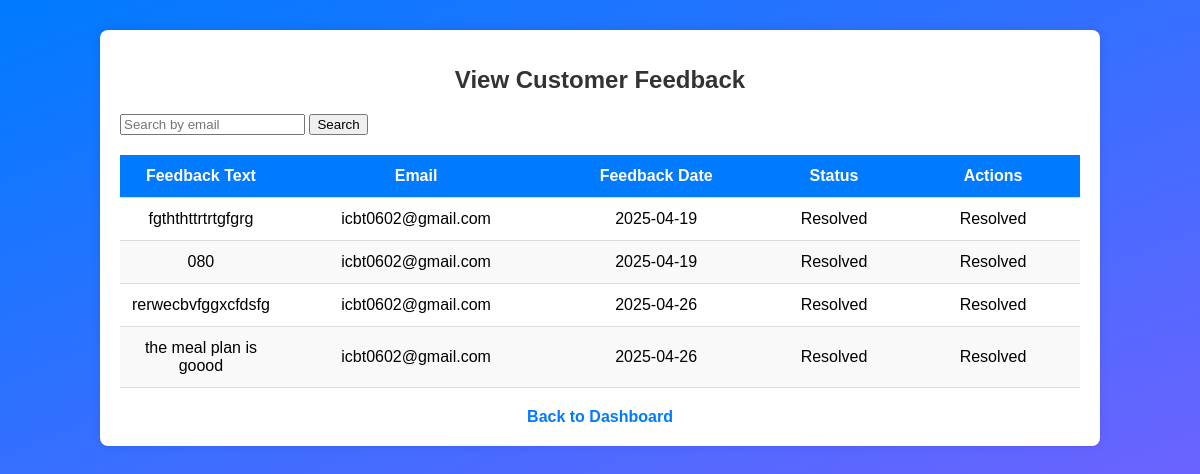
The page /view_feedback_staff.php (signed in) on the database its author committed.
### tables this page shows
CREATE TABLE `feedback` (
  `fid` varchar(6) NOT NULL,
  `email` varchar(100) NOT NULL,
  `feedback_text` text NOT NULL,
  `feedback_date` date NOT NULL DEFAULT curdate(),
  `feedback_time` time NOT NULL DEFAULT curtime(),
  `status` text NOT NULL
);

### view_feedback_staff.php (the view, shortened to what this page needs)
<?php
include("dbconfig.php");
$feedbackQuery = "SELECT * FROM feedback";
$stmt = $conn->prepare($feedbackQuery);
$stmt->execute();
$feedbackResult = $stmt->get_result();
?>
<!DOCTYPE html>
<html lang="en">
<head>
    <link rel="stylesheet" href="view_feedback_style.css">
</head>
<body>
    <div class="container">
        <h1>View Customer Feedback</h1>
        <form method="GET" action="view_feedback_staff.php">
            <input type="text" name="email" placeholder="Search by email" value="<?php echo isset($email) ? $email : ''; ?>">
            <button type="submit">Search</button>
        </form>
        <table>
            <thead>
                <tr>
                    <th>Feedback Text</th>
                    <th>Email</th>
                    <th>Feedback Date</th>
                    <th>Status</th>
                    <th>Actions</th>
                </tr>
            </thead>
            <tbody>
                <?php while ($feedback = $feedbackResult->fetch_assoc()): ?>
                    <tr>
                        <td><?php echo $feedback['feedback_text']; ?></td>
                        <td><?php echo $feedback['email']; ?></td>
                        <td><?php echo $feedback['feedback_date']; ?></td>
                        <td><?php echo $feedback['status']; ?></td>
                        <td>
                            <?php if ($feedback['status'] !== 'Resolved'): ?>
                                <form method="POST" action="view_feedback_staff.php">
                                    <input type="hidden" name="feedback_id" value="<?php echo $feedback['fid']; ?>">
                                    <button type="submit" name="resolve_feedback">Mark as Resolved</button>
                                </form>
                            <?php else: ?>
                                <span>Resolved</span>
                            <?php endif; ?>
                        </td>
                    </tr>
                <?php endwhile; ?>
            </tbody>
        </table>
        <div class="back-link">
            <a href="management_dashboard.php">Back to Dashboard</a>
        </div>
    </div>
</body>
</html>

### view_feedback_style.css (style rules this page uses)
body { font-family: Arial, sans-serif; background: linear-gradient(to bottom right, #007bff, #6c63ff); margin: 0; padding: 0; }
.container { width: 80%; margin: 30px auto; padding: 20px; background-color: white; border-radius: 8px; box-shadow: 0 0 10px rgba(0, 0, 0, 0.1); }
h1 { text-align: center; color: #333; font-size: 24px; margin-bottom: 20px; }
table { width: 100%; margin-top: 20px; border-collapse: collapse; }
table th, table td { padding: 12px; text-align: left; border-bottom: 1px solid #ddd; }
table th { background-color: #007bff; text-align: center; color: white; }
table td { text-align: center; }
table tr:nth-child(even) { background-color: #f9f9f9; }
a { color: #007bff; text-decoration: none; }
.back-link { text-align: center; margin-top: 20px; }
.back-link a { font-size: 16px; color: #007bff; text-decoration: none; font-weight: 600; transition: color 0.3s; }
table td:nth-child(1), table th:nth-child(1) { width: 100px; }
table td:nth-child(4), table th:nth-child(4) { width: 120px; }
table td:nth-child(5), table th:nth-child(5) { width: 150px; }

### rows shown on the page
feedback: feedback_text "fgththttrtrtgfgrg", email "icbt0602@gmail.com", feedback_date "2025-04-19", status "Resolved"
feedback: feedback_text "080", email "icbt0602@gmail.com", feedback_date "2025-04-19", status "Resolved"
feedback: feedback_text "rerwecbvfggxcfdsfg", email "icbt0602@gmail.com", feedback_date "2025-04-26", status "Resolved"
feedback: feedback_text "the meal plan is goood", email "icbt0602@gmail.com", feedback_date "2025-04-26", status "Resolved"
